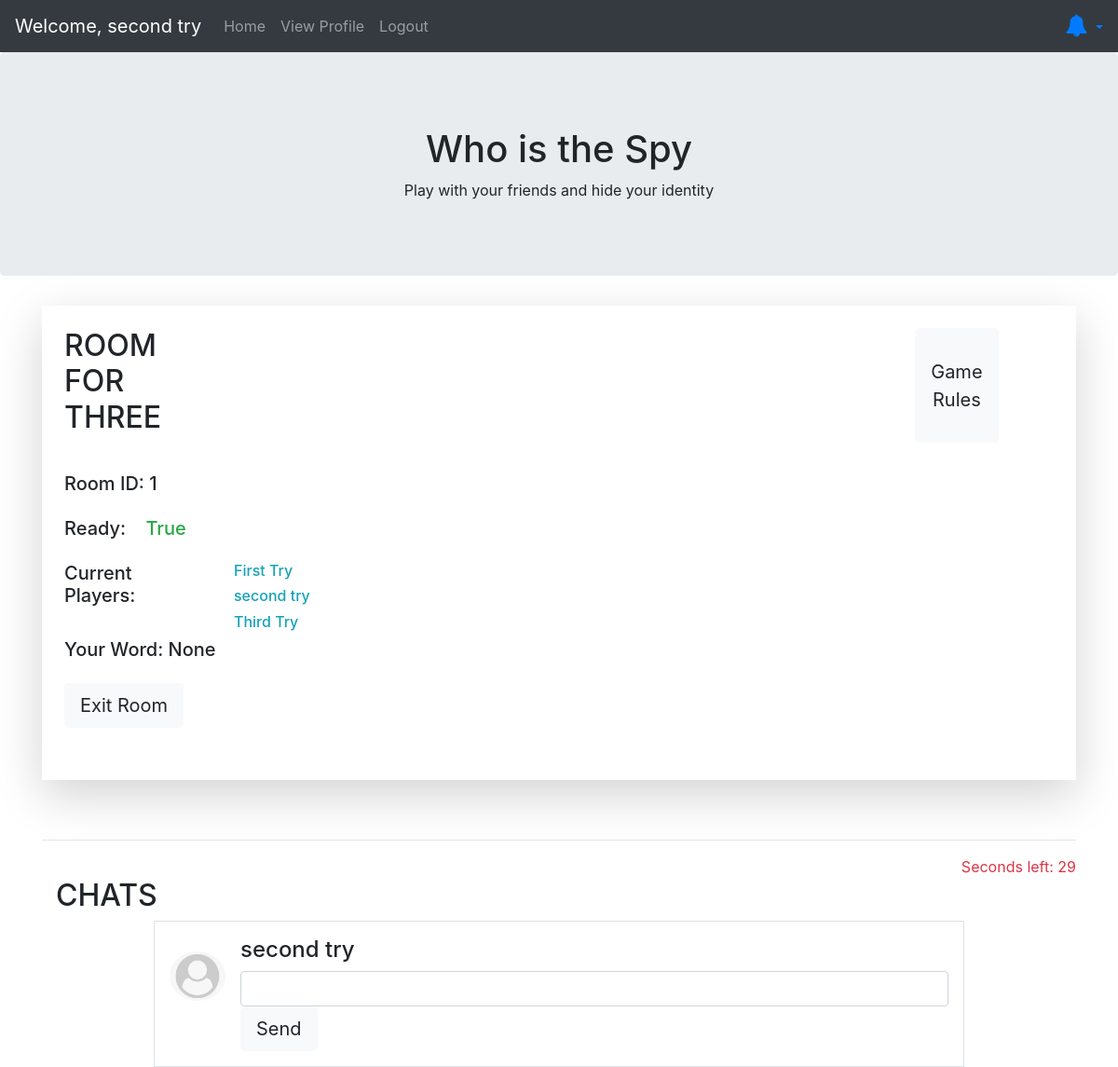
Screenshot of /findspy/return_room (signed in) with the database file from the repository.
### findspy/models.py (models this page shows, shortened)
class Room(models.Model):
    capacity = models.IntegerField(default=3)
    ready = models.BooleanField(default=False)
    timeEnd = models.DateTimeField(null=True, blank=True, default=None)
    playerTurn = models.IntegerField(null=True, blank=True, default=None)
    chat_time = models.BooleanField(null=True, blank=True, default=None)

class Player(models.Model):
    player = models.OneToOneField(User, default=None, on_delete=models.PROTECT)
    room = models.ForeignKey(Room, null=True, blank=True, default=None, on_delete=models.PROTECT, related_name="player")
    game_id = models.IntegerField(null=True, blank=True, default=None)
    word = models.CharField(max_length=50, null=True, blank=True, default=None)
    identity = models.CharField(max_length=50, null=True, blank=True, default=None)
    is_dead = models.BooleanField(default=False)

### findspy/views.py (the view)
# urls.py: path('return_room', views.return_room, name='return_room'),
@login_required
def return_room(request):
    context = {}
    if request.method == 'POST':
        context['error'] = 'You need a GET request.'
        return render(request, 'findspy/home.html', context)
    player = Player.objects.get(player=request.user)
    room = player.room
    current_profile = Profile.objects.get(user=request.user)
    friends = current_profile.following.all()
    context['friends'] = friends
    context['room'] = room
    context['players'] = room.player.all()
    return render(request, 'findspy/room.html', context)

### findspy/templates/findspy/room.html (shortened to what this page needs)
{% extends "./base.html" %}
{% block container %}
<div class="container" onload="userVisitCount()">
    <div class="get-quote shadow-lg p-4 mb-4 bg-white">
        <div class="row">
            <div class="col-sm-11 d-flex" style="margin-bottom: 2rem">
                {% if room.capacity == 3 %}
                <h2 class="quote">ROOM FOR THREE</h2>
                {% else %}
                <h2 class="quote">ROOM FOR FIVE</h2>
                {% endif %}
                <div class="col-sm-10" id="game-rules"></div>
                <button class="btn btn-light btn-lg ml-ao" id="game_rule_button"
                        onclick="displayRule();">Game Rules
                </button>
            </div>
            <h5 class="col-sm-12 d-flex"> Room ID: {{room.id}} </h5>
            <br><br>
            {% if room.ready == False%}
            <h5 class="col-sm-12 d-flex" id="room_readiness_"> Ready:&nbsp; &nbsp;<span class=" text-danger">{{room.ready }}</span>
            </h5>
            {% else %}
            <h5 class="col-sm-12 d-flex" id="room_readiness"> Ready: &nbsp; &nbsp;<span class=" text-success">{{room.ready }}</span>
            </h5>
            {% endif %}
            <br><br>
            <h5 class="col-sm-2 d-flex col">Current Players:</h5>
            <div class="row">
                {% if room.player.count != 0 %}
                <div class="col-xl-12" id="display_player">
                    {% for player in players %}
                    <h6 class="col-sm-12 d-flex col"><a class="text-info" href="{% url 'profile' player.player.id %}"
                                                        id="{{ player.id }}">
                        {{ player.player.first_name }} {{ player.player.last_name }}</a></h6>
                    {% endfor %}
                 </div>
                    <br><br><br>
                </div>
                {% endif %}
                <br>
                {% if room.ready == False%}
                <h5 class="col-sm-12 d-flex" id="your_word_"> Your Word: None </h5><br><br>
                {% else %}
                <h5 class="col-sm-12 d-flex" id="your_word"> Your Word: None </h5><br><br>
                {% endif %}
                <div class="col-sm-11 d-flex" style="margin-bottom: 2rem">
                    <form action="{% url 'exit_room' %}" method="post">
                        <button class="btn btn-light btn-lg ml-auto" id="exit_room_button" name="exit_room_id"
                                onclick="exitRoom()" value="{{room.id}}">Exit Room
                        </button>
                    </form>
                </div>
            </div>
        </div>
        <br>
        <hr>
        <p class="text-danger float-right" id="time">Seconds left: <span></span></p>
        <div class="col-sm-12"><br>
            <h2>CHATS</h2>
            <div class="col-sm-10 mx-auto" id="msg">
                <div class="media border p-3">
                    {% if profile.picture %}
                    <img class="mr-3 mt-3 rounded-circle" src="{% url 'photo' profile.id %}" style="width:60px;"
                         width="200px">
                    {% else %}
                    <img class="mr-3 mt-3 rounded-circle" src="/static/images/default.png" style="width:60px;"
                         width="200px">
                    {% endif %}
                    <div class="media-body">
                        <h4>{{ user.first_name }} {{ user.last_name }}</h4>
                        <input class="form-control" id="send_msg">
                        <button class="btn btn-light btn-lg ml-ao" id="send_msg_button"
                                onclick="sendMessage('{{room.id}}')">Send
                        </button>
                    </div>
                </div>
            </div>
        </div>
    </div>
    {% endblock %}

### findspy/templates/findspy/base.html (shortened to what this page needs)
{% load notifications_tags %}
<!DOCTYPE html>
<html lang="en">
<head>
    {% load static %}
    <link href="{% static 'findspy/base.css' %}" rel="stylesheet" type="text/css">
    <link href="https://maxcdn.bootstrapcdn.com/bootstrap/4.5.2/css/bootstrap.min.css" rel="stylesheet">
    <link rel="stylesheet" href="https://cdnjs.cloudflare.com/ajax/libs/font-awesome/4.7.0/css/font-awesome.min.css">
</head>
<body>
<nav class="navbar navbar-expand-sm bg-dark navbar-dark sticky-top ">
    {% if user.first_name %}
    <a class="navbar-brand" href="#">Welcome, {{user.first_name}} {{user.last_name}}</a>
    {% else %}
    {% block nav-bar %}
    {% endblock %}
    {% endif %}
    {% if user.id %}
    <div class="collapse navbar-collapse" id="collapsibleNavbar">
        <ul class="nav navbar-nav">
            <li class="nav-item">
                <a class="nav-link" href="{% url 'home' %}">Home</a>
            <li class="nav-item">
                <a class="nav-link" href="{% url 'profile' user.id %}">View Profile</a>
            </li>
            <li class="nav-item">
                <a class="nav-link" href="{% url 'logout' %}">Logout</a>
            </li>
        </ul>
        <ul class="nav navbar-nav ml-auto">
            <li>
            <div class="nav-item dropdown navbar-right dropdown-menu-right">
                <a class="notification dropdown-toggle" type="button" id="dropdownMenu2" data-toggle="dropdown" aria-haspopup="true">
                <i class="fa fa-bell" style="font-size:24px"></i>
            </a>
            </li>
        </ul>
    </div>
    {% endif %}
</nav>
<div class="jumbotron text-center" style="padding-top: 10vh">
    <h1>Who is the Spy</h1>
    <p>Play with your friends and hide your identity</p>
</div>
{% block container %}
{% endblock %}
</body>
</html>

### rows the page displays
Room: id "1", ready "True"
Player: player.first_name "First", player.last_name "Try"
Player: player.first_name "second", player.last_name "try"
Player: player.first_name "Third", player.last_name "Try"

### other values shown
{{ user.first_name }} "second"
{{ user.last_name }} "try"
